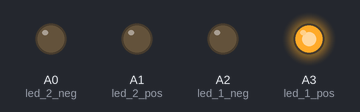
A sketch run on a simulated Arduino Uno, built with avr-gcc and run on an emulated ATmega328P. Shown: output pins drawn as LEDs (lit = HIGH).

Above: at 0.5 s.
At 2.5 s:
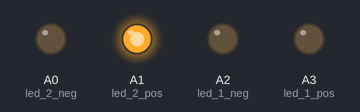
At 3.5 s:
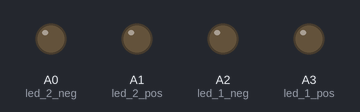
Timing chart, 0 to 5.2 s (numbered marks = the images above):
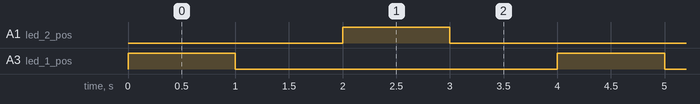

Measured:
- by itself, A1 (led_2_pos), A3 (led_1_pos): alternates HIGH for 1.0 s and LOW for 3.0 s
- by itself, everything shown: repeats every 4.0 s, in 4 steps

The sketch:

led_controlls.ino
```cpp
int led_1_pos = A3;
int led_1_neg = A2;

int led_2_pos = A1;
int led_2_neg = A0;


void setup() {
  // put your setup code here, to run once:
  pinMode(led_1_pos, OUTPUT);
  pinMode(led_1_neg, OUTPUT);

  pinMode(led_2_pos, OUTPUT);
  pinMode(led_2_neg, OUTPUT);


  analogWrite(led_1_neg, 0);
  analogWrite(led_2_neg, 0);

}

void loop() {
  // put your main code here, to run repeatedly:
  analogWrite(led_1_pos, 255);
  delay(1000);
  analogWrite(led_1_pos, 0);
  delay(1000);

  analogWrite(led_2_pos, 255);
  delay(1000);
  analogWrite(led_2_pos, 0);
  delay(1000);

}
```
